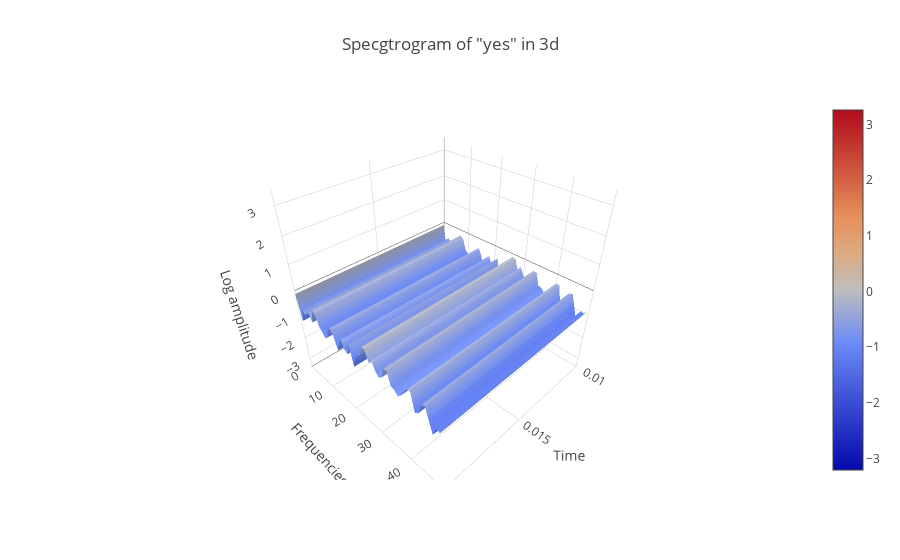

The notebook cell saved with this chart:
### Markdown cell above
## Spectrogram in 3d

### Code cell
data = [go.Surface(z=spectrogram.T)]
layout = go.Layout(
    title='Specgtrogram of "yes" in 3d',
    scene = dict(
    yaxis = dict(title='Frequencies', range=freqs),
    xaxis = dict(title='Time', range=times),
    zaxis = dict(title='Log amplitude'),
    ),
)
fig = go.Figure(data=data, layout=layout)
py.iplot(fig)

### Figure 1 — Plotly figure (JSON) as saved in the notebook; plotly's stock layout.template omitted (floating-point values rounded to 4 significant figures; data arrays with more than 128 entries replaced by an {"elided": "..."} marker saying what was removed)
{"data": [{"type": "surface", "z": {"elided": "161x99 float values"}}], "layout": {"scene": {"xaxis": {"range": [0.01, 0.02, 0.03, 0.04, 0.05, 0.06, 0.07, 0.08, 0.09, 0.1, 0.11, 0.12, 0.13, 0.14, 0.15, 0.16, 0.17, 0.18, 0.19, 0.2, 0.21, 0.22, 0.23, 0.24, 0.25, 0.26, 0.27, 0.28, 0.29, 0.3, 0.31, 0.32, 0.33, 0.34, 0.35, 0.36, 0.37, 0.38, 0.39, 0.4, 0.41, 0.42, 0.43, 0.44, 0.45, 0.46, 0.47, 0.48, 0.49, 0.5, 0.51, 0.52, 0.53, 0.54, 0.55, 0.56, 0.57, 0.58, 0.59, 0.6, 0.61, 0.62, 0.63, 0.64, 0.65, 0.66, 0.67, 0.68, 0.69, 0.7, 0.71, 0.72, 0.73, 0.74, 0.75, 0.76, 0.77, 0.78, 0.79, 0.8, 0.81, 0.82, 0.83, 0.84, 0.85, 0.86, 0.87, 0.88, 0.89, 0.9, 0.91, 0.92, 0.93, 0.94, 0.95, 0.96, 0.97, 0.98, 0.99], "title": "Time"}, "yaxis": {"range": {"elided": "161 int values"}, "title": "Frequencies"}, "zaxis": {"title": "Log amplitude"}}, "title": "Specgtrogram of \"yes\" in 3d"}}
